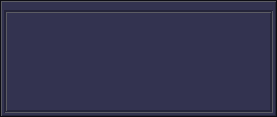
<?xml version="1.0" encoding="UTF-8"?>
<ui version="4.0">
 <class>DesktopBaseWindow</class>
 <widget class="QWidget" name="DesktopBaseWindow">
  <property name="geometry">
   <rect>
    <x>0</x>
    <y>0</y>
    <width>277</width>
    <height>117</height>
   </rect>
  </property>
  <property name="palette">
   <palette>
    <active>
     <colorrole role="Button">
      <brush brushstyle="SolidPattern">
       <color alpha="255">
        <red>51</red>
        <green>51</green>
        <blue>80</blue>
       </color>
      </brush>
     </colorrole>
     <colorrole role="Base">
      <brush brushstyle="SolidPattern">
       <color alpha="255">
        <red>51</red>
        <green>51</green>
        <blue>80</blue>
       </color>
      </brush>
     </colorrole>
     <colorrole role="Window">
      <brush brushstyle="SolidPattern">
       <color alpha="255">
        <red>51</red>
        <green>51</green>
        <blue>80</blue>
       </color>
      </brush>
     </colorrole>
    </active>
    <inactive>
     <colorrole role="Button">
      <brush brushstyle="SolidPattern">
       <color alpha="255">
        <red>51</red>
        <green>51</green>
        <blue>80</blue>
       </color>
      </brush>
     </colorrole>
     <colorrole role="Base">
      <brush brushstyle="SolidPattern">
       <color alpha="255">
        <red>51</red>
        <green>51</green>
        <blue>80</blue>
       </color>
      </brush>
     </colorrole>
     <colorrole role="Window">
      <brush brushstyle="SolidPattern">
       <color alpha="255">
        <red>51</red>
        <green>51</green>
        <blue>80</blue>
       </color>
      </brush>
     </colorrole>
    </inactive>
    <disabled>
     <colorrole role="Button">
      <brush brushstyle="SolidPattern">
       <color alpha="255">
        <red>51</red>
        <green>51</green>
        <blue>80</blue>
       </color>
      </brush>
     </colorrole>
     <colorrole role="Base">
      <brush brushstyle="SolidPattern">
       <color alpha="255">
        <red>51</red>
        <green>51</green>
        <blue>80</blue>
       </color>
      </brush>
     </colorrole>
     <colorrole role="Window">
      <brush brushstyle="SolidPattern">
       <color alpha="255">
        <red>51</red>
        <green>51</green>
        <blue>80</blue>
       </color>
      </brush>
     </colorrole>
    </disabled>
   </palette>
  </property>
  <property name="windowTitle">
   <string>Form</string>
  </property>
  <property name="styleSheet">
   <string notr="true">#DesktopBaseWindow {
    border: 1px solid #0d0d14;
    background-color: #333350;
}

#outerFrame {
    border-top: 1px solid #5c5c63;
    border-left: 1px solid #5c5c63;
    border-bottom: 1px solid #25253a;
    border-right: 1px solid #25253a;
}

#bodyOuterFrame {
    border-top: 1px solid #25253a;
    border-left: 1px solid #25253a;
    border-bottom: 1px solid #5c5c63;
    border-right: 1px solid #5c5c63;
    background-color: #25253a;
}

#bodyInnerFrame {
    border-top: 1px solid #5c5c63;
    border-left: 1px solid #5c5c63;
    border-bottom: 1px solid #25253a;
    border-right: 1px solid #25253a;
    background-color: #333350;
}
</string>
  </property>
  <layout class="QVBoxLayout" name="verticalLayout">
   <property name="spacing">
    <number>0</number>
   </property>
   <property name="leftMargin">
    <number>1</number>
   </property>
   <property name="topMargin">
    <number>1</number>
   </property>
   <property name="rightMargin">
    <number>1</number>
   </property>
   <property name="bottomMargin">
    <number>1</number>
   </property>
   <item>
    <widget class="QFrame" name="outerFrame">
     <property name="styleSheet">
      <string notr="true"/>
     </property>
     <property name="frameShape">
      <enum>QFrame::StyledPanel</enum>
     </property>
     <property name="frameShadow">
      <enum>QFrame::Raised</enum>
     </property>
     <layout class="QVBoxLayout" name="verticalLayout_2">
      <property name="spacing">
       <number>0</number>
      </property>
      <property name="leftMargin">
       <number>0</number>
      </property>
      <property name="topMargin">
       <number>0</number>
      </property>
      <property name="rightMargin">
       <number>0</number>
      </property>
      <property name="bottomMargin">
       <number>0</number>
      </property>
      <item>
       <widget class="TitleBar" name="titlebarContainer" native="true">
        <property name="minimumSize">
         <size>
          <width>0</width>
          <height>8</height>
         </size>
        </property>
        <property name="maximumSize">
         <size>
          <width>16777215</width>
          <height>8</height>
         </size>
        </property>
       </widget>
      </item>
      <item>
       <widget class="QFrame" name="bodyContainer">
        <property name="frameShape">
         <enum>QFrame::NoFrame</enum>
        </property>
        <property name="frameShadow">
         <enum>QFrame::Plain</enum>
        </property>
        <layout class="QVBoxLayout" name="verticalLayout_5">
         <property name="spacing">
          <number>0</number>
         </property>
         <property name="leftMargin">
          <number>2</number>
         </property>
         <property name="topMargin">
          <number>0</number>
         </property>
         <property name="rightMargin">
          <number>2</number>
         </property>
         <property name="bottomMargin">
          <number>2</number>
         </property>
         <item>
          <widget class="QFrame" name="bodyOuterFrame">
           <property name="styleSheet">
            <string notr="true"/>
           </property>
           <property name="frameShape">
            <enum>QFrame::StyledPanel</enum>
           </property>
           <property name="frameShadow">
            <enum>QFrame::Raised</enum>
           </property>
           <layout class="QVBoxLayout" name="verticalLayout_3">
            <property name="spacing">
             <number>0</number>
            </property>
            <property name="leftMargin">
             <number>1</number>
            </property>
            <property name="topMargin">
             <number>1</number>
            </property>
            <property name="rightMargin">
             <number>1</number>
            </property>
            <property name="bottomMargin">
             <number>1</number>
            </property>
            <item>
             <widget class="QFrame" name="bodyInnerFrame">
              <property name="styleSheet">
               <string notr="true"/>
              </property>
              <property name="frameShape">
               <enum>QFrame::StyledPanel</enum>
              </property>
              <property name="frameShadow">
               <enum>QFrame::Raised</enum>
              </property>
              <layout class="QVBoxLayout" name="verticalLayout_4">
               <property name="spacing">
                <number>0</number>
               </property>
               <property name="leftMargin">
                <number>0</number>
               </property>
               <property name="topMargin">
                <number>0</number>
               </property>
               <property name="rightMargin">
                <number>0</number>
               </property>
               <property name="bottomMargin">
                <number>0</number>
               </property>
               <item>
                <widget class="QWidget" name="body" native="true"/>
               </item>
              </layout>
             </widget>
            </item>
           </layout>
          </widget>
         </item>
        </layout>
       </widget>
      </item>
     </layout>
    </widget>
   </item>
  </layout>
 </widget>
 <customwidgets>
  <customwidget>
   <class>TitleBar</class>
   <extends>QWidget</extends>
   <header>titlebar.h</header>
   <container>1</container>
  </customwidget>
 </customwidgets>
 <resources/>
 <connections/>
</ui>
